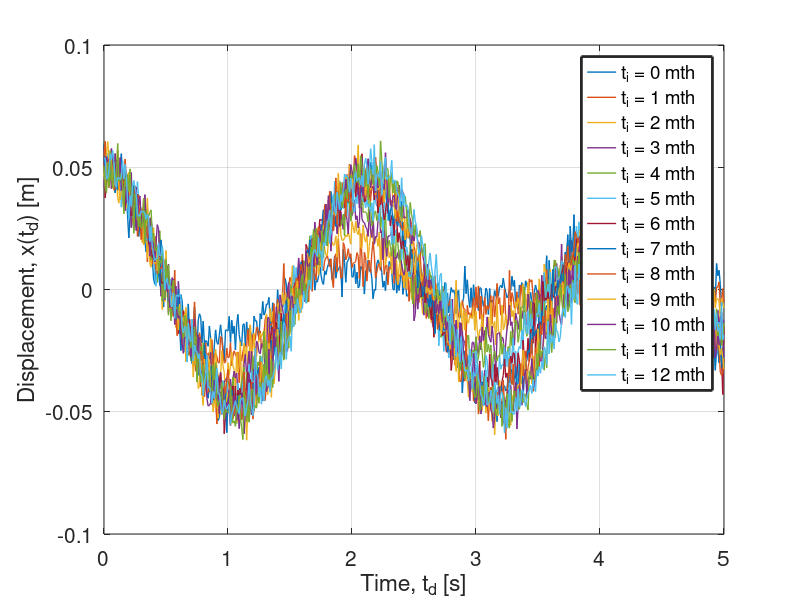
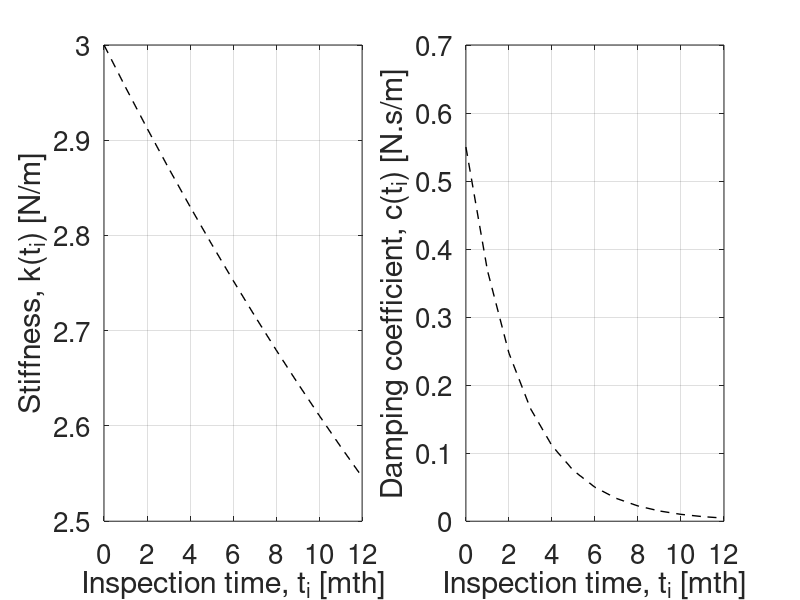

Source code (MATLAB) for these figures, in order: (Note: this script raises an error after producing the figures.)
%% The SEMC sampler
%
% The SEMC sampler is based on the original Sequential Monte
% Carlo (SMC) sampling class (see paper by Moral et. al (2006): Sequential 
% Monte Carlo Samplers - https://www.jstor.org/stable/3879283) and employs
% the use of the Affine-invariant Ensemble Sampler (AIES) proposed by 
% Goodman and Weare (2010) to update the samples at each iteration.
%
%% Bayesian Inference of a Time-varying parameter:
%
% In this example, we will evaluate the performance of the SEMC sampler
% in estimating and predicting a time-varying parameter at different time-step. 
% The system of interest will be a simple damped spring-mass system. The 
% dynamical data of the displacement of the mass from its rest position will 
% be obtained between t=0s and t=5s at intervals of dt=0.01s. The system is
% taken to be underdamped.
%
% The simple displacement model is:
%
% x(t) = A*exp(-gamma*t)*cos(omega*t + d); we set d = 0 rad for simplicity;
%
% omega = sqrt((k./m) - (c./(2.*m)).^2); 
% gamma = c./(2.*m); 
% where m = 0.3 kg (mass of the block attached to spring);
%
% The spring stiffness and damper are time-varying and weakens over time such
% that:
%
% k(t) = 1.5*(1 + exp(-alpha*t)); where alpha = 0.03 s^-1 (rate parameter);
% c(t) = 0.55*exp(-beta*t); where beta = 0.4 s^-1 (rate parameter);
%
% Discretizing the above equations, we get the following discretized
% dynamic equation:
%
% k(t+1) = exp(-alpha*t).*(k(t) - 1.5) + 1.5;
% c(t+1) = exp(-beta*t).*c(t);
%
% The spring stiffnes and damper are checked every month and it is assumed 
% that during the process of data-collection at every "inspection" time-step, 
% t_i, the value of k and c are constant.
%
%% Define the parameters and random variables:

m = 0.3;           % Mass of the blocks in [kg]
A = 0.05;          % Displacement of the spring-mass system [m]
t_d = (0:0.01:5)'; % Time-input of the dynamical data[s]
t_i = (0:1:12)';   % Time-input of the inspection of the spring [mth]

%% Define the models:

% Define model for the spring stiffness, k:
alpha = 0.03;    % Rate parameter [s^-1]
k = @(t) 1.5.*(1 + exp(- alpha .* t));

% Define model for the damper, c:
beta = 0.40;     % Rate parameter [s^-1]
c = @(t) 0.55.*exp(- beta .* t);

% Define model for the eigenfrequency, omega:
omega = @(t,m) sqrt((k(t)./m) - (c(t)./(2.*m)).^2);

% Define model for simple harmonic oscillator:
delta = 0; % Initial phase term when time starts [rad] 
displacement = @(t_d,t_i) A.*exp(- (c(t_i)./(2.*m)).*t_d).*cos((omega(t_i,m) .* t_d) + delta); % in [m]

%% Generate noisy measurements of dynamical Displacement:
sigma = 0.005; % The noise in the measurement is set at 10% of the amplitude [m]

% To generate noisy data-set of the dynamical system for different time
% steps, t_i:
data = zeros(size(t_d,1),size(t_i,1)); 
for idx = 1:length(t_i)
for jdx = 1:length(t_d)
data(jdx,idx) = displacement(t_d(jdx),t_i(idx)) + sigma .* randn(1,1);
end
end

% To compute the root-mean-square-error of the data relative to the
% theoretial model of the SHM at each time-step t_i:
rmse = zeros(length(t_i),1);
for idx = 1:length(t_i)
square_error = (data(:,idx) - displacement(t_d(1:length(t_d)),t_i(idx))).^2;
rmse(idx) = sqrt(mean(square_error));
end

% To plot the 2D graphs of the dynamical data:
figure;
hold on; grid on; box on;
for idx = 1:length(t_i)
plot(t_d, data(:,idx), 'linewidth', 1)
end
xlabel('Time, t_d [s]')
ylabel('Displacement, x(t_d) [m]')
xlim([0 5])
ylim([-0.1 0.1])
legend('t_i = 0 mth', 't_i = 1 mth', 't_i = 2 mth', 't_i = 3 mth', 't_i = 4 mth',...
       't_i = 5 mth', 't_i = 6 mth', 't_i = 7 mth', 't_i = 8 mth', 't_i = 9 mth',...
       't_i = 10 mth', 't_i = 11 mth', 't_i = 12 mth', 'LineWidth', 2)
set(gca, 'fontsize', 15)
hold off

% To plot the theoretical model of k(t) and c(t):
figure;
subplot(1,2,1)
hold on; grid on; box on;
plot(t_i, k(t_i), 'k--', 'linewidth', 1)
xlabel('Inspection time, t_i [mth]')
ylabel('Stiffness, k(t_i) [N/m]')
xlim([0 12])
set(gca, 'fontsize', 20)

subplot(1,2,2)
hold on; grid on; box on;
plot(t_i, c(t_i), 'k--', 'linewidth', 1)
xlabel('Inspection time, t_i [mth]')
ylabel('Damping coefficient, c(t_i) [N.s/m]')
xlim([0 12])
set(gca, 'fontsize', 20)

%% Bayesian Model Updating set-up:

% Define the prior distribution:
lowerBound = [0.001, 0.001]; 
upperBound = [100, 10];

prior_pdf_k = @(x) unifpdf(x,lowerBound(1),upperBound(1)); % Prior PDf for k
prior_pdf_c = @(x) unifpdf(x,lowerBound(2),upperBound(2)); % Prior PDF for c
prior_pdf = @(x) prior_pdf_k(x(:,1)).*prior_pdf_c(x(:,2)); % Overall Prior PDF

prior_rnd = @(N) [unifrnd(lowerBound(1),upperBound(1),N,1),... 
                  unifrnd(lowerBound(2),upperBound(2),N,1)];

% Define the likelihood function:
scale = 8;
measurement_model = @(x,t_d) A.*exp(- (x(:,2)./(2.*m)).*t_d).*...
                            cos((sqrt((x(:,1)./m) - (x(:,2)./(2.*m)).^2).* t_d) + delta); % in [m]
             
loglike = @(x,t_i) - 0.5 .* (1./(scale.*rmse(t_i))).^2 .*(sum((data(:,t_i) - measurement_model(x, t_d)).^2));

logL = cell(length(t_i),1);
for idx = 1:length(t_i)
logL{idx} = @(x) loglike(x, idx);
end
                                                 
% Define the dynamical model for k(t+1)|k(t) and c(t+1)|c(t):
k_new = @(k_old) exp(- alpha).*(k_old - 1.5) + 1.5;
c_new = @(c_old) exp(- beta).*c_old;
dynamic_model = @(x) [k_new(x(:,1)), c_new(x(:,2))];

% Define the inverse model for k(t)|k(t+1) and c(t)|c(t+1):
k_old = @(k_new) exp(alpha).*(k_new - 1.5) + 1.5;
c_old = @(c_new) exp(beta).*c_new;
inverse_model = @(x) [k_old(x(:,1)), c_old(x(:,2))];

%% Perform Online Sequential Bayesian Updating:

% Initialise:
Nsamples = 1000;

% Start SEMC sampler:
tic;
SEMC = SEMCsampler('nsamples',Nsamples,'loglikelihoods',logL,...
                   'dynamic_model',dynamic_model,'inverse_model',inverse_model,...
                   'priorpdf',prior_pdf,'priorrnd',prior_rnd,'burnin',0);
semc_allsamples = SEMC.allsamples;
semc_prediction = SEMC.prediction;
timeSEMC = toc;
fprintf('Time elapsed is for the SEMC sampler: %f \n',timeSEMC)

%% Analysis of the model updating:

posterior_mean = zeros(length(t_i),size(semc_allsamples,2));
posterior_std = zeros(length(t_i),size(semc_allsamples,2));
posterior_bounds_k = zeros(length(t_i),2);
posterior_bounds_c = zeros(length(t_i),2);

prediction_mean = zeros(length(t_i),size(semc_allsamples,2));
prediction_std = zeros(length(t_i),size(semc_allsamples,2));
prediction_bounds_k = zeros(length(t_i),2);
prediction_bounds_c = zeros(length(t_i),2);

for idx = 1:length(t_i)
posterior_mean(idx,1) = mean(semc_allsamples(:,1,idx+1));
posterior_mean(idx,2) = mean(semc_allsamples(:,2,idx+1));

prediction_mean(idx,1) = mean(semc_prediction(:,1,idx));
prediction_mean(idx,2) = mean(semc_prediction(:,2,idx));

posterior_std(idx,1) = std(semc_allsamples(:,1,idx+1));
posterior_std(idx,2) = std(semc_allsamples(:,2,idx+1));

prediction_std(idx,1) = std(semc_prediction(:,1,idx));
prediction_std(idx,2) = std(semc_prediction(:,2,idx));

posterior_bounds_k(idx,:) = prctile(semc_allsamples(:,1,idx+1), [5, 95]);
posterior_bounds_c(idx,:) = prctile(semc_allsamples(:,2,idx+1), [5, 95]);

prediction_bounds_k(idx,:) = prctile(semc_prediction(:,1,idx), [5, 95]);
prediction_bounds_c(idx,:) = prctile(semc_prediction(:,2,idx), [5, 95]);
end
posterior_cov = (posterior_std./posterior_mean).*100;
prediction_cov = (prediction_std./prediction_mean).*100;

% Plotting the histogram for different time-steps:
figure;
hold on; box on;
for idx = 1:length(t_i)
histogram(semc_allsamples(:,1,idx+1),10)
end
xlim([2.5 3.15])
xlabel('Stiffness, k(t_i) [N/m]')
ylabel('Counts')
legend('t_i = 0 mth', 't_i = 1 mth', 't_i = 2 mth', 't_i = 3 mth', 't_i = 4 mth',...
       't_i = 5 mth', 't_i = 6 mth', 't_i = 7 mth', 't_i = 8 mth', 't_i = 9 mth',...
       't_i = 10 mth', 't_i = 11 mth', 't_i = 12 mth', 'LineWidth', 2)
set(gca, 'fontsize', 18)
hold off

figure;
hold on; box on;
for idx = 1:length(t_i)
histogram(semc_allsamples(:,2,idx+1),10)
end
xlim([0 0.65])
xlabel('Damping coefficient, c(t_i) [N/m]')
ylabel('Counts')
legend('t_i = 0 mth', 't_i = 1 mth', 't_i = 2 mth', 't_i = 3 mth', 't_i = 4 mth',...
       't_i = 5 mth', 't_i = 6 mth', 't_i = 7 mth', 't_i = 8 mth', 't_i = 9 mth',...
       't_i = 10 mth', 't_i = 11 mth', 't_i = 12 mth', 'LineWidth', 2)
set(gca, 'fontsize', 18)
hold off

% To plot the estimates of k(t_i) and c(t_i) wih the theoretical model:
figure;
subplot(1,2,1)
hold on; grid on; box on;
plot(t_i, k(t_i), 'k--', 'linewidth', 1)
y_neg_a1 = abs(posterior_mean(:,1) - posterior_bounds_k(:,1)); % error in the negative y-direction
y_pos_a1 = abs(posterior_mean(:,1) - posterior_bounds_k(:,2)); % error in the positive y-direction
errorbar(t_i, posterior_mean(:,1), y_neg_a1, y_pos_a1, '-s','MarkerSize',5,...
    'MarkerEdgeColor','blue','MarkerFaceColor','blue', 'linewidth',1);
y_neg_a2 = abs(prediction_mean(:,1) - prediction_bounds_k(:,1)); % error in the negative y-direction
y_pos_a2 = abs(prediction_mean(:,1) - prediction_bounds_k(:,2)); % error in the positive y-direction
errorbar((t_i(2:end)), prediction_mean(1:end-1,1), y_neg_a2(1:end-1), y_pos_a2(1:end-1), '-s','MarkerSize',5,...
    'MarkerEdgeColor','red','MarkerFaceColor','red', 'linewidth',1);
legend('True values', 'Estimated values', 'Predicted values', 'linewidth', 2)
xlim([0 12])
xlabel('Inspection time, t_i [mth]')
ylabel('Stiffness, k(t_i) [N/m]')
set(gca, 'fontsize', 18)

subplot(1,2,2)
hold on; grid on; box on;
plot(t_i, c(t_i), 'k--', 'linewidth', 1)
y_neg_b = abs(posterior_mean(:,2) - posterior_bounds_c(:,1)); % error in the negative y-direction
y_pos_b = abs(posterior_mean(:,2) - posterior_bounds_c(:,2)); % error in the positive y-direction
errorbar(t_i, posterior_mean(:,2), y_neg_b, y_pos_b, '-s','MarkerSize',5,...
    'MarkerEdgeColor','blue','MarkerFaceColor','blue', 'linewidth',1);
y_neg_b2 = abs(prediction_mean(:,2) - prediction_bounds_c(:,1)); % error in the negative y-direction
y_pos_b2 = abs(prediction_mean(:,2) - prediction_bounds_c(:,2)); % error in the positive y-direction
errorbar((t_i(2:end)), prediction_mean(1:end-1,2), y_neg_b2(1:end-1), y_pos_b2(1:end-1), '-s','MarkerSize',5,...
    'MarkerEdgeColor','red','MarkerFaceColor','red', 'linewidth',1);
legend('True values', 'Estimated values', 'Predicted values', 'linewidth', 2)
xlim([0 12])
xlabel('Inspection time, t_i [mth]')
ylabel('Damping coefficient, c(t_i) [N/m]')
set(gca, 'fontsize', 18)

%% SEMC Statistics

dim = size(semc_allsamples,2); % dimensionality of the problem
target_accept = 0.23 + (0.21./dim);

% Plot the acceptance rate values across iterations:
figure;
hold on; box on; grid on;
plot([1 size(semc_allsamples,3)],[target_accept target_accept] , 'c','linewidth', 1.5)
plot([1 size(semc_allsamples,3)],[0.15 0.15] , 'k','linewidth', 1.5)
plot((1:size(semc_allsamples,3)-1)', SEMC.acceptance, '--s','linewidth', 1.5)
plot([1 size(semc_allsamples,3)],[0.5 0.5] , 'k','linewidth', 1.5)
legend('Target acceptance rate', 'Optimum acceptance limits', 'SEMC acceptance rates', 'linewidth', 2)
title('Plot of Acceptance rates')
xlabel('Iteration number, j')
ylabel('Acceptance rate')
xlim([1 5])
set(gca, 'fontsize', 18)

%% Save the data:

save('example_DampedOscillator2D');
